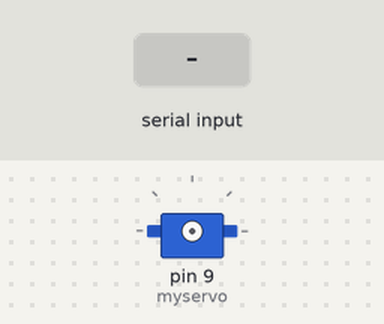
Recording of a sketch running on a simulated Arduino Uno, built with avr-gcc and run on an emulated ATmega328P. On the bench: servo. The test bench sets the inputs (shaded band).

Above: at 1.2 s.
1.3 s: "drop" received over Serial
3.8 s: "hold" received over Serial
At 5.7 s:
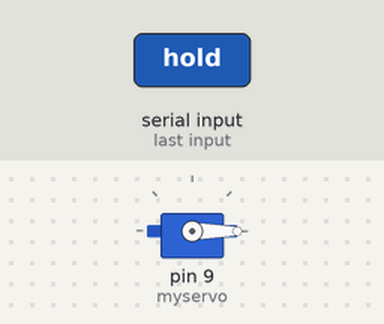
Timing chart, 0 to 7.2 s (numbered marks = the images above; inputs shaded):
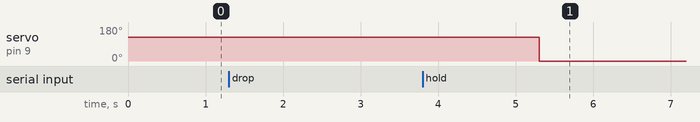

The sketch:

serial_test_ballast.ino
```cpp
#include <SoftwareSerial.h>
#include <Servo.h>
char c;
String control;
int LED = 8;
SoftwareSerial XBee(2,3);
Servo myservo;

void setup() {
  // put your setup code here, to run once:
  Serial.begin(9600);
  XBee.begin(9600);
//  pinMode(LED,OUTPUT);
  //control = drop;
  //XBee.write(drop);
}

void loop() {
  // put your main code here, to run repeatedly:
//
//  if (Serial.available()) {
//
//    Serial.write(Serial.read());
//  }

  if (Serial.available()){
    String reading = Serial.readString();
    reading.trim();
    if(reading == "drop"){


//      Serial.write("dropping ballast");
      myservo.attach(9);
      myservo.write(125);
      delay(2000);
      myservo.detach();
    }
    else if(reading == "hold"){

//      Serial.write("not dropping ballast");
      myservo.attach(9);
      myservo.write(0);
      delay(2000);
      myservo.detach();
    }
//    Serial.write(XBee.read());
  }


}
```

Measured:
- after the input at 3.8 s, servo on pin 9 (myservo): 125° → 0° after 1.5 s
